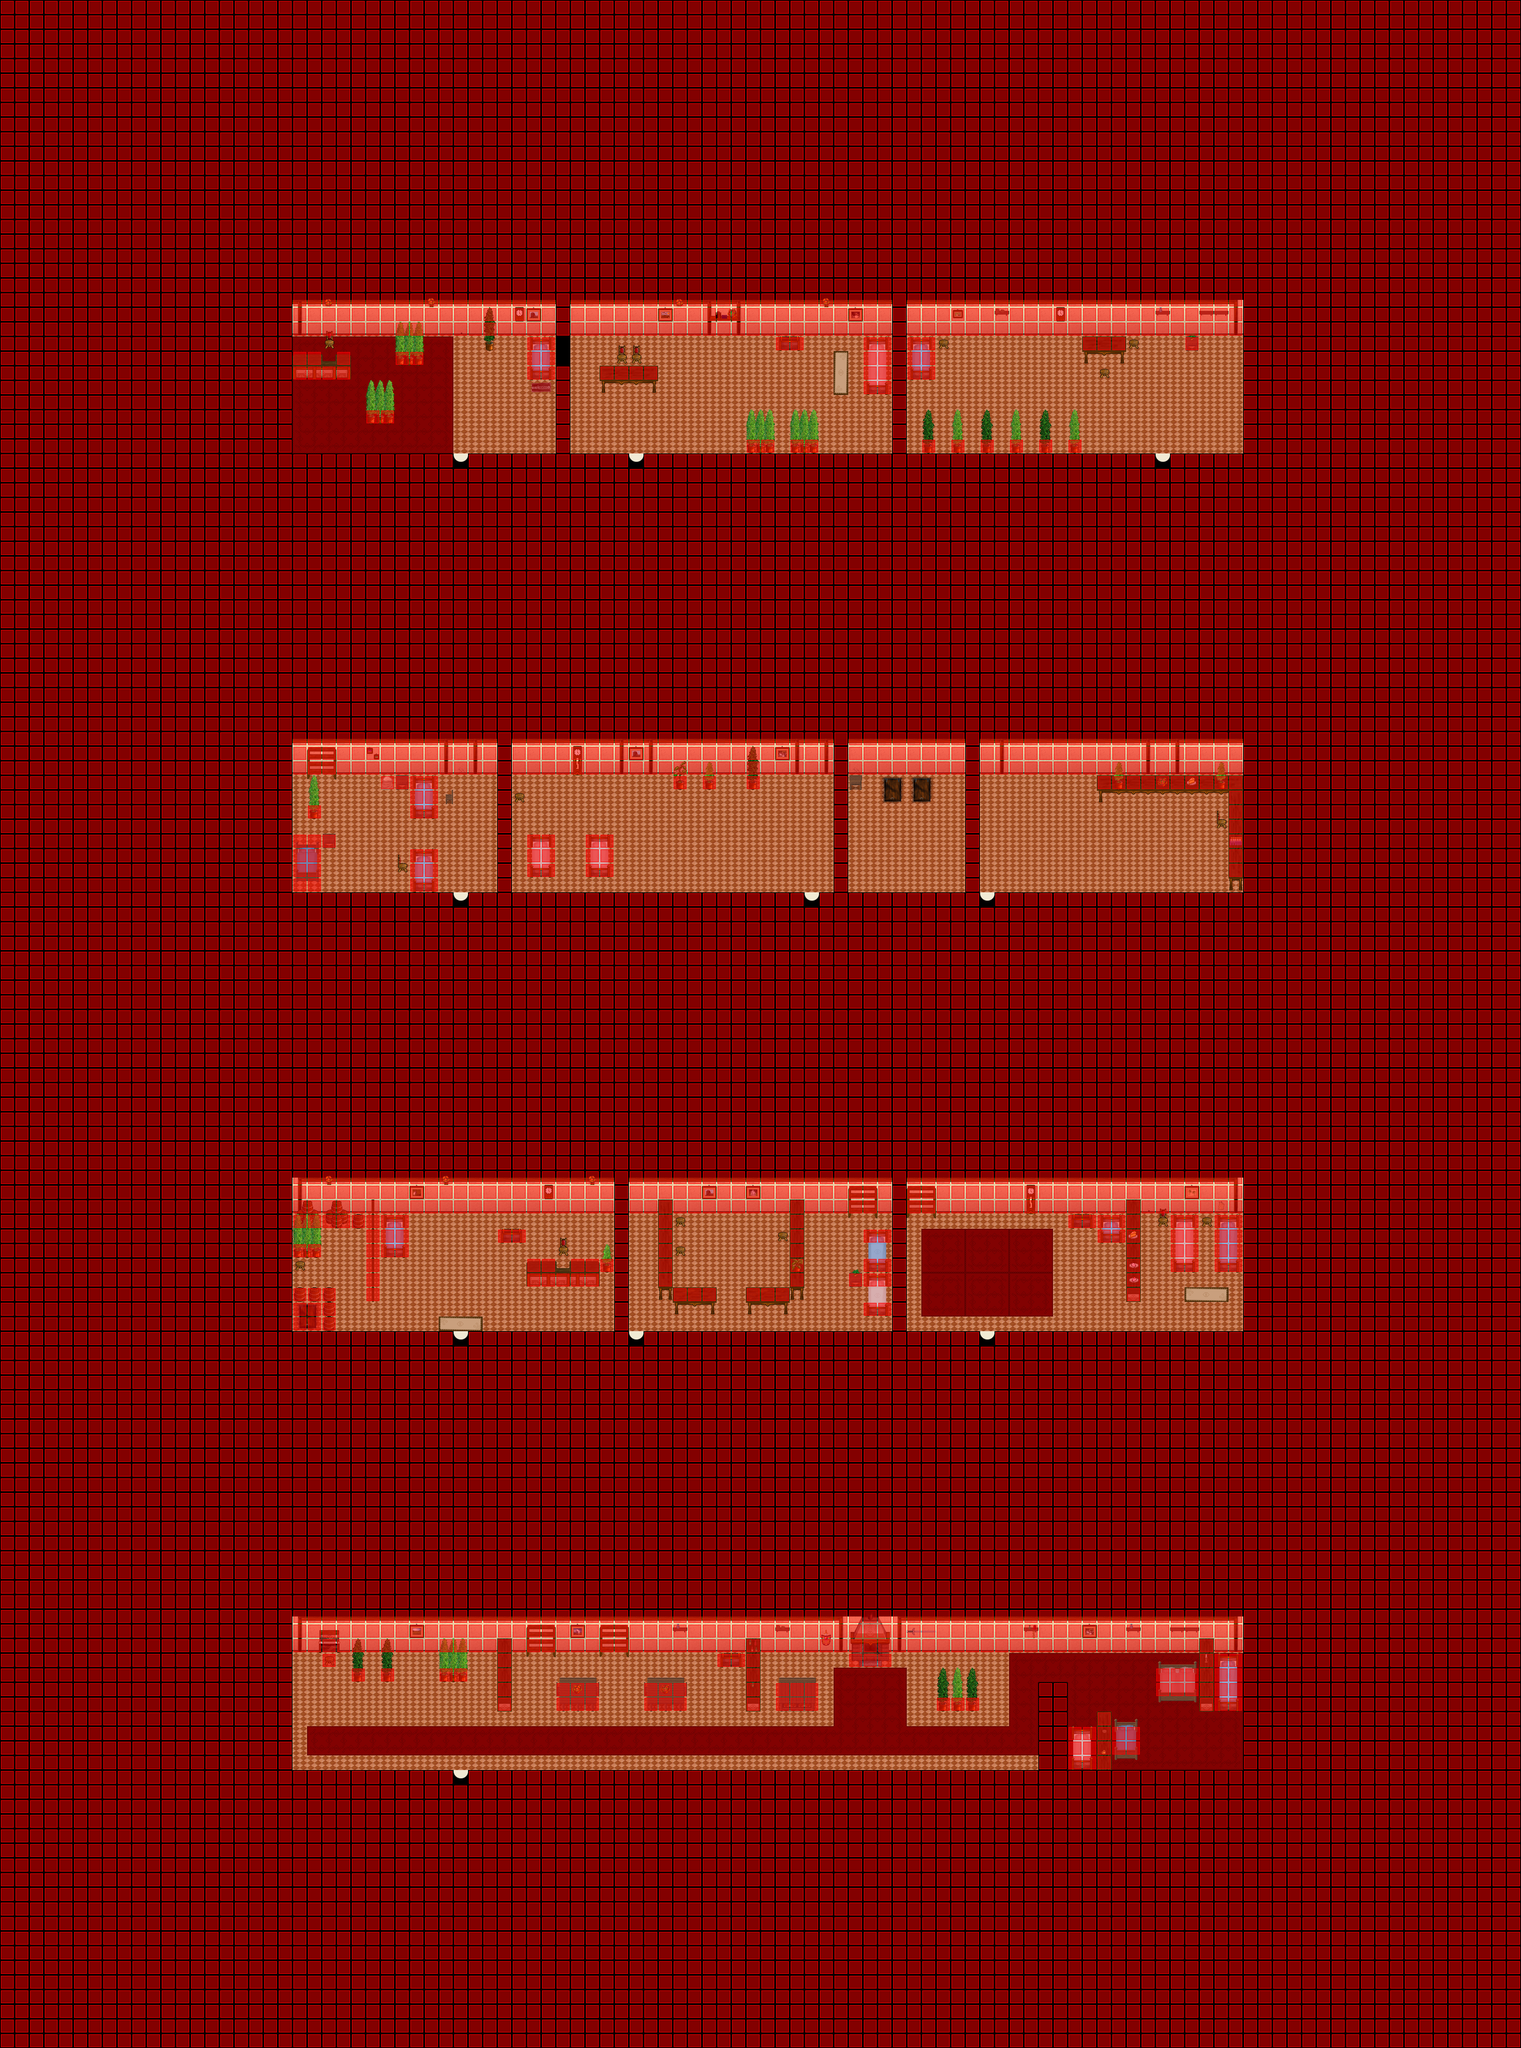

The image is a tile-based game level rendered from a .tmx file. Its description and source (layers, tilesets, objects; grid data summarised) follow:
An orthogonal 104x140 tile map with 32x32 px tiles, 4 tile layers (Ground, Fringe, Over, Collision), 6 tilesets and 11 objects (10x WARP, SCRIPT).

<map version="1.0" orientation="orthogonal" width="104" height="140" tilewidth="32" tileheight="32">
 <properties>
  <property name="music" value="inside.ogg" />
 </properties>
 <tileset name="collision" firstgid="1" tilewidth="32" tileheight="32">
  <image source="../graphics/tiles/collision.png" />
 </tileset>
 <tileset name="inn" firstgid="3" tilewidth="32" tileheight="32">
  <image source="../graphics/tiles/inn.png" />
 </tileset>
 <tileset name="inn2" firstgid="259" tilewidth="32" tileheight="32">
  <image source="../graphics/tiles/ivk_inn1.png" />
 </tileset>
 <tileset name="woodland_indoor" firstgid="515" tilewidth="32" tileheight="32">
  <image source="../graphics/tiles/woodland_indoor.png" />
 </tileset>
 <tileset name="inn_x2" firstgid="771" tilewidth="32" tileheight="64">
  <image source="../graphics/tiles/inn_x2.png" />
 </tileset>
 <tileset name="inn_x3" firstgid="787" tilewidth="32" tileheight="96">
  <image source="../graphics/tiles/inn_x3.png" />
 </tileset>
 <layer name="Ground" width="104" height="140">
  <data>[14560 cells, 14559 non-empty, 58 distinct tile ids]</data>
 </layer>
 <layer name="Fringe" width="104" height="140">
  <data>[14560 cells, 455 non-empty, 141 distinct tile ids]</data>
 </layer>
 <layer name="Over" width="104" height="140">
  <data>[14560 cells, 48 non-empty, 31 distinct tile ids]</data>
 </layer>
 <layer name="Collision" width="104" height="140">
  <data>[14560 cells, 12806 non-empty, 1 distinct tile ids]</data>
 </layer>
 <objectgroup name="Object" width="0" height="0">
  <object name="Warp to City" type="WARP" x="992" y="992" width="32" height="32">
   <properties>
    <property name="DEST_MAP" value="ow-o0000-o0000-o0000" />
    <property name="DEST_X" value="2080" />
    <property name="DEST_Y" value="2656" />
   </properties>
  </object>
  <object name="Warp to City" type="WARP" x="1376" y="992" width="32" height="32">
   <properties>
    <property name="DEST_MAP" value="ow-o0000-o0000-o0000" />
    <property name="DEST_X" value="2272" />
    <property name="DEST_Y" value="2656" />
   </properties>
  </object>
  <object name="Warp to city" type="WARP" x="2528" y="992" width="32" height="32">
   <properties>
    <property name="DEST_MAP" value="ow-o0000-o0000-o0000" />
    <property name="DEST_X" value="2848" />
    <property name="DEST_Y" value="2656" />
   </properties>
  </object>
  <object name="Warp to city" type="WARP" x="992" y="1952" width="32" height="32">
   <properties>
    <property name="DEST_MAP" value="ow-o0000-o0000-o0000" />
    <property name="DEST_X" value="2080" />
    <property name="DEST_Y" value="3072" />
   </properties>
  </object>
  <object name="Warp to city" type="WARP" x="1760" y="1952" width="32" height="32">
   <properties>
    <property name="DEST_MAP" value="ow-o0000-o0000-o0000" />
    <property name="DEST_X" value="2464" />
    <property name="DEST_Y" value="3072" />
   </properties>
  </object>
  <object name="Warp to city" type="WARP" x="2144" y="1952" width="32" height="32">
   <properties>
    <property name="DEST_MAP" value="ow-o0000-o0000-o0000" />
    <property name="DEST_X" value="2656" />
    <property name="DEST_Y" value="3072" />
   </properties>
  </object>
  <object name="Warp to City" type="WARP" x="992" y="2912" width="32" height="32">
   <properties>
    <property name="DEST_MAP" value="ow-o0000-o0000-o0000" />
    <property name="DEST_X" value="2080" />
    <property name="DEST_Y" value="3424" />
   </properties>
  </object>
  <object name="Warp to City" type="WARP" x="1376" y="2912" width="32" height="32">
   <properties>
    <property name="DEST_MAP" value="ow-o0000-o0000-o0000" />
    <property name="DEST_X" value="2272" />
    <property name="DEST_Y" value="3424" />
   </properties>
  </object>
  <object name="Warp to City" type="WARP" x="2144" y="2912" width="32" height="32">
   <properties>
    <property name="DEST_MAP" value="ow-o0000-o0000-o0000" />
    <property name="DEST_X" value="2656" />
    <property name="DEST_Y" value="3456" />
   </properties>
  </object>
  <object name="Warp to City" type="WARP" x="992" y="3872" width="32" height="32">
   <properties>
    <property name="DEST_MAP" value="ow-o0000-o0000-o0000" />
    <property name="DEST_X" value="2080" />
    <property name="DEST_Y" value="3808" />
   </properties>
  </object>
  <object name="External Map Events" type="SCRIPT" x="0" y="0">
   <properties>
    <property name="FILENAME" value="scripts/maps/iw-selphie_timlet_flats-o00-o00-o00.lua" />
   </properties>
  </object>
 </objectgroup>
</map>
